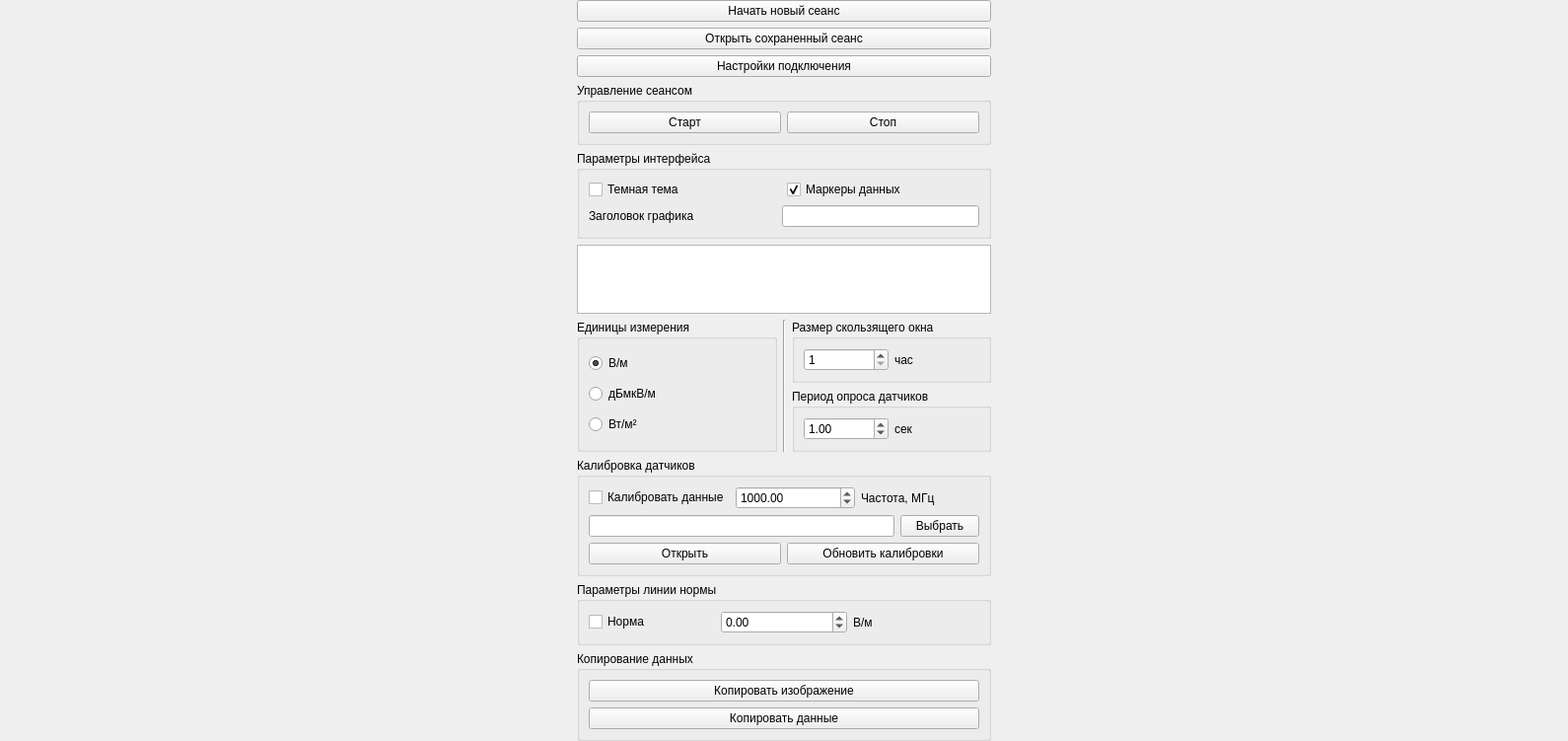
<?xml version="1.0" encoding="UTF-8"?>
<ui version="4.0">
 <class>Form</class>
 <widget class="QWidget" name="Form">
  <property name="geometry">
   <rect>
    <x>0</x>
    <y>0</y>
    <width>1590</width>
    <height>750</height>
   </rect>
  </property>
  <property name="sizePolicy">
   <sizepolicy hsizetype="Expanding" vsizetype="Expanding">
    <horstretch>0</horstretch>
    <verstretch>0</verstretch>
   </sizepolicy>
  </property>
  <property name="windowTitle">
   <string>Form</string>
  </property>
  <layout class="QHBoxLayout" name="horizontalLayout_11">
   <property name="topMargin">
    <number>0</number>
   </property>
   <property name="bottomMargin">
    <number>0</number>
   </property>
   <item>
    <layout class="QVBoxLayout" name="verticalLayout_7">
     <property name="spacing">
      <number>0</number>
     </property>
     <item>
      <layout class="QVBoxLayout" name="plot_layout">
       <property name="spacing">
        <number>0</number>
       </property>
       <property name="bottomMargin">
        <number>0</number>
       </property>
      </layout>
     </item>
    </layout>
   </item>
   <item>
    <layout class="QVBoxLayout" name="side_layout">
     <item>
      <spacer name="verticalSpacer_2">
       <property name="orientation">
        <enum>Qt::Vertical</enum>
       </property>
       <property name="sizeHint" stdset="0">
        <size>
         <width>20</width>
         <height>40</height>
        </size>
       </property>
      </spacer>
     </item>
     <item>
      <layout class="QVBoxLayout" name="menu_buttons_layout">
       <item>
        <widget class="QPushButton" name="new_session_button">
         <property name="text">
          <string>Начать новый сеанс</string>
         </property>
        </widget>
       </item>
       <item>
        <widget class="QPushButton" name="open_session_viewer_button">
         <property name="text">
          <string>Открыть сохраненный сеанс</string>
         </property>
        </widget>
       </item>
       <item>
        <widget class="QPushButton" name="connection_settings_button">
         <property name="text">
          <string>Настройки подключения</string>
         </property>
        </widget>
       </item>
      </layout>
     </item>
     <item>
      <widget class="QGroupBox" name="groupBox_3">
       <property name="sizePolicy">
        <sizepolicy hsizetype="Minimum" vsizetype="Minimum">
         <horstretch>0</horstretch>
         <verstretch>0</verstretch>
        </sizepolicy>
       </property>
       <property name="title">
        <string>Управление сеансом</string>
       </property>
       <layout class="QHBoxLayout" name="horizontalLayout_7">
        <item>
         <widget class="QPushButton" name="plotter_start_button">
          <property name="text">
           <string>Старт</string>
          </property>
         </widget>
        </item>
        <item>
         <widget class="QPushButton" name="plotter_stop_button">
          <property name="text">
           <string>Стоп</string>
          </property>
         </widget>
        </item>
       </layout>
      </widget>
     </item>
     <item>
      <widget class="QGroupBox" name="groupBox_9">
       <property name="sizePolicy">
        <sizepolicy hsizetype="Minimum" vsizetype="Preferred">
         <horstretch>0</horstretch>
         <verstretch>0</verstretch>
        </sizepolicy>
       </property>
       <property name="maximumSize">
        <size>
         <width>420</width>
         <height>16777215</height>
        </size>
       </property>
       <property name="title">
        <string>Параметры интерфейса</string>
       </property>
       <layout class="QVBoxLayout" name="verticalLayout_6">
        <item>
         <layout class="QHBoxLayout" name="horizontalLayout_10">
          <item>
           <widget class="QCheckBox" name="dark_theme_checkbox">
            <property name="text">
             <string>Темная тема</string>
            </property>
           </widget>
          </item>
          <item>
           <widget class="QCheckBox" name="marker_checkbox">
            <property name="text">
             <string>Маркеры данных</string>
            </property>
            <property name="checked">
             <bool>true</bool>
            </property>
           </widget>
          </item>
         </layout>
        </item>
        <item>
         <layout class="QHBoxLayout" name="horizontalLayout">
          <item>
           <widget class="QLabel" name="label_4">
            <property name="sizePolicy">
             <sizepolicy hsizetype="Minimum" vsizetype="Preferred">
              <horstretch>0</horstretch>
              <verstretch>0</verstretch>
             </sizepolicy>
            </property>
            <property name="text">
             <string>Заголовок графика</string>
            </property>
           </widget>
          </item>
          <item>
           <widget class="QLineEdit" name="tittle_line_edit">
            <property name="sizePolicy">
             <sizepolicy hsizetype="Minimum" vsizetype="Fixed">
              <horstretch>0</horstretch>
              <verstretch>0</verstretch>
             </sizepolicy>
            </property>
            <property name="minimumSize">
             <size>
              <width>200</width>
              <height>0</height>
             </size>
            </property>
            <property name="maximumSize">
             <size>
              <width>16777215</width>
              <height>16777215</height>
             </size>
            </property>
           </widget>
          </item>
         </layout>
        </item>
       </layout>
      </widget>
     </item>
     <item>
      <widget class="QTableView" name="minmax_table_view">
       <property name="sizePolicy">
        <sizepolicy hsizetype="Minimum" vsizetype="Preferred">
         <horstretch>0</horstretch>
         <verstretch>0</verstretch>
        </sizepolicy>
       </property>
       <property name="maximumSize">
        <size>
         <width>420</width>
         <height>300</height>
        </size>
       </property>
       <property name="sizeAdjustPolicy">
        <enum>QAbstractScrollArea::AdjustToContents</enum>
       </property>
       <property name="editTriggers">
        <set>QAbstractItemView::NoEditTriggers</set>
       </property>
       <attribute name="horizontalHeaderStretchLastSection">
        <bool>false</bool>
       </attribute>
      </widget>
     </item>
     <item>
      <layout class="QHBoxLayout" name="horizontalLayout_2">
       <item>
        <widget class="QGroupBox" name="groupBox_2">
         <property name="sizePolicy">
          <sizepolicy hsizetype="Minimum" vsizetype="Preferred">
           <horstretch>0</horstretch>
           <verstretch>0</verstretch>
          </sizepolicy>
         </property>
         <property name="maximumSize">
          <size>
           <width>420</width>
           <height>16777215</height>
          </size>
         </property>
         <property name="title">
          <string>Единицы измерения</string>
         </property>
         <layout class="QVBoxLayout" name="verticalLayout_3">
          <item>
           <widget class="QRadioButton" name="units_rbutton1">
            <property name="text">
             <string>В/м</string>
            </property>
            <property name="checked">
             <bool>true</bool>
            </property>
           </widget>
          </item>
          <item>
           <widget class="QRadioButton" name="units_rbutton2">
            <property name="text">
             <string>дБмкВ/м</string>
            </property>
            <property name="checked">
             <bool>false</bool>
            </property>
           </widget>
          </item>
          <item>
           <widget class="QRadioButton" name="units_rbutton3">
            <property name="text">
             <string>Вт/м²</string>
            </property>
           </widget>
          </item>
         </layout>
        </widget>
       </item>
       <item>
        <widget class="Line" name="line">
         <property name="orientation">
          <enum>Qt::Vertical</enum>
         </property>
        </widget>
       </item>
       <item>
        <layout class="QVBoxLayout" name="verticalLayout_8">
         <item>
          <widget class="QGroupBox" name="sliding_window_groupbox">
           <property name="sizePolicy">
            <sizepolicy hsizetype="Minimum" vsizetype="Minimum">
             <horstretch>0</horstretch>
             <verstretch>0</verstretch>
            </sizepolicy>
           </property>
           <property name="title">
            <string>Размер скользящего окна</string>
           </property>
           <layout class="QHBoxLayout" name="horizontalLayout_4">
            <item>
             <widget class="QSpinBox" name="slide_window_time_spinbox">
              <property name="minimum">
               <number>1</number>
              </property>
              <property name="maximum">
               <number>999</number>
              </property>
              <property name="value">
               <number>1</number>
              </property>
             </widget>
            </item>
            <item>
             <widget class="QLabel" name="label_2">
              <property name="sizePolicy">
               <sizepolicy hsizetype="Preferred" vsizetype="Minimum">
                <horstretch>0</horstretch>
                <verstretch>0</verstretch>
               </sizepolicy>
              </property>
              <property name="text">
               <string>час</string>
              </property>
             </widget>
            </item>
           </layout>
          </widget>
         </item>
         <item>
          <widget class="QGroupBox" name="groupBox_7">
           <property name="sizePolicy">
            <sizepolicy hsizetype="Minimum" vsizetype="Preferred">
             <horstretch>0</horstretch>
             <verstretch>0</verstretch>
            </sizepolicy>
           </property>
           <property name="maximumSize">
            <size>
             <width>420</width>
             <height>16777215</height>
            </size>
           </property>
           <property name="title">
            <string>Период опроса датчиков</string>
           </property>
           <layout class="QHBoxLayout" name="horizontalLayout_6">
            <item>
             <widget class="QDoubleSpinBox" name="plotter_interval_spin_box">
              <property name="minimum">
               <double>0.050000000000000</double>
              </property>
              <property name="singleStep">
               <double>0.100000000000000</double>
              </property>
              <property name="value">
               <double>1.000000000000000</double>
              </property>
             </widget>
            </item>
            <item>
             <widget class="QLabel" name="label">
              <property name="text">
               <string>сек</string>
              </property>
             </widget>
            </item>
           </layout>
          </widget>
         </item>
        </layout>
       </item>
      </layout>
     </item>
     <item>
      <widget class="QGroupBox" name="groupBox_8">
       <property name="maximumSize">
        <size>
         <width>420</width>
         <height>16777215</height>
        </size>
       </property>
       <property name="title">
        <string>Калибровка датчиков</string>
       </property>
       <layout class="QVBoxLayout" name="verticalLayout">
        <item>
         <layout class="QVBoxLayout" name="verticalLayout_2">
          <item>
           <layout class="QHBoxLayout" name="horizontalLayout_3">
            <item>
             <widget class="QCheckBox" name="calib_probs_check_box">
              <property name="text">
               <string>Калибровать данные</string>
              </property>
             </widget>
            </item>
            <item>
             <widget class="QDoubleSpinBox" name="calib_freq_spin_box">
              <property name="minimum">
               <double>0.000000000000000</double>
              </property>
              <property name="maximum">
               <double>40000.000000000000000</double>
              </property>
              <property name="singleStep">
               <double>1.000000000000000</double>
              </property>
              <property name="value">
               <double>1000.000000000000000</double>
              </property>
             </widget>
            </item>
            <item>
             <widget class="QLabel" name="label_3">
              <property name="text">
               <string>Частота, МГц</string>
              </property>
             </widget>
            </item>
           </layout>
          </item>
          <item>
           <layout class="QHBoxLayout" name="horizontalLayout_5">
            <item>
             <widget class="QLineEdit" name="calib_path_line_edit">
              <property name="sizePolicy">
               <sizepolicy hsizetype="Minimum" vsizetype="Fixed">
                <horstretch>0</horstretch>
                <verstretch>0</verstretch>
               </sizepolicy>
              </property>
             </widget>
            </item>
            <item>
             <widget class="QPushButton" name="choose_calib_folder_button">
              <property name="sizePolicy">
               <sizepolicy hsizetype="Fixed" vsizetype="Fixed">
                <horstretch>0</horstretch>
                <verstretch>0</verstretch>
               </sizepolicy>
              </property>
              <property name="text">
               <string>Выбрать</string>
              </property>
             </widget>
            </item>
           </layout>
          </item>
          <item>
           <layout class="QHBoxLayout" name="horizontalLayout_9">
            <item>
             <widget class="QPushButton" name="open_calib_button">
              <property name="text">
               <string>Открыть</string>
              </property>
             </widget>
            </item>
            <item>
             <widget class="QPushButton" name="update_calib_button">
              <property name="text">
               <string>Обновить калибровки</string>
              </property>
             </widget>
            </item>
           </layout>
          </item>
         </layout>
        </item>
       </layout>
      </widget>
     </item>
     <item>
      <widget class="QGroupBox" name="groupBox_5">
       <property name="sizePolicy">
        <sizepolicy hsizetype="Minimum" vsizetype="Minimum">
         <horstretch>0</horstretch>
         <verstretch>0</verstretch>
        </sizepolicy>
       </property>
       <property name="title">
        <string>Параметры линии нормы</string>
       </property>
       <layout class="QVBoxLayout" name="verticalLayout_5">
        <item>
         <layout class="QHBoxLayout" name="horizontalLayout_8">
          <item>
           <widget class="QCheckBox" name="norma_checkbox">
            <property name="text">
             <string>Норма</string>
            </property>
           </widget>
          </item>
          <item>
           <widget class="QDoubleSpinBox" name="norma_val_spinbox">
            <property name="decimals">
             <number>2</number>
            </property>
            <property name="minimum">
             <double>-1000.000000000000000</double>
            </property>
            <property name="maximum">
             <double>1000.000000000000000</double>
            </property>
           </widget>
          </item>
          <item>
           <widget class="QLabel" name="norma_unit_label">
            <property name="sizePolicy">
             <sizepolicy hsizetype="Minimum" vsizetype="Minimum">
              <horstretch>0</horstretch>
              <verstretch>0</verstretch>
             </sizepolicy>
            </property>
            <property name="text">
             <string>В/м</string>
            </property>
           </widget>
          </item>
         </layout>
        </item>
       </layout>
      </widget>
     </item>
     <item>
      <widget class="QGroupBox" name="groupBox_4">
       <property name="sizePolicy">
        <sizepolicy hsizetype="Minimum" vsizetype="Preferred">
         <horstretch>0</horstretch>
         <verstretch>0</verstretch>
        </sizepolicy>
       </property>
       <property name="maximumSize">
        <size>
         <width>420</width>
         <height>16777215</height>
        </size>
       </property>
       <property name="title">
        <string>Копирование данных</string>
       </property>
       <layout class="QVBoxLayout" name="verticalLayout_4">
        <item>
         <widget class="QPushButton" name="copy_image_button">
          <property name="text">
           <string>Копировать изображение</string>
          </property>
         </widget>
        </item>
        <item>
         <widget class="QPushButton" name="copy_data_button">
          <property name="text">
           <string>Копировать данные</string>
          </property>
         </widget>
        </item>
       </layout>
      </widget>
     </item>
     <item>
      <spacer name="verticalSpacer">
       <property name="orientation">
        <enum>Qt::Vertical</enum>
       </property>
       <property name="sizeHint" stdset="0">
        <size>
         <width>20</width>
         <height>40</height>
        </size>
       </property>
      </spacer>
     </item>
    </layout>
   </item>
  </layout>
 </widget>
 <resources/>
 <connections/>
</ui>
